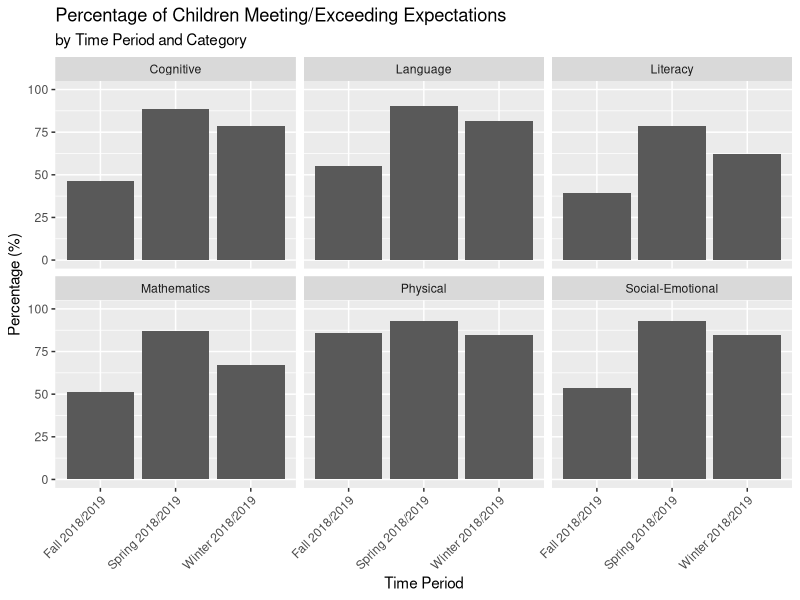
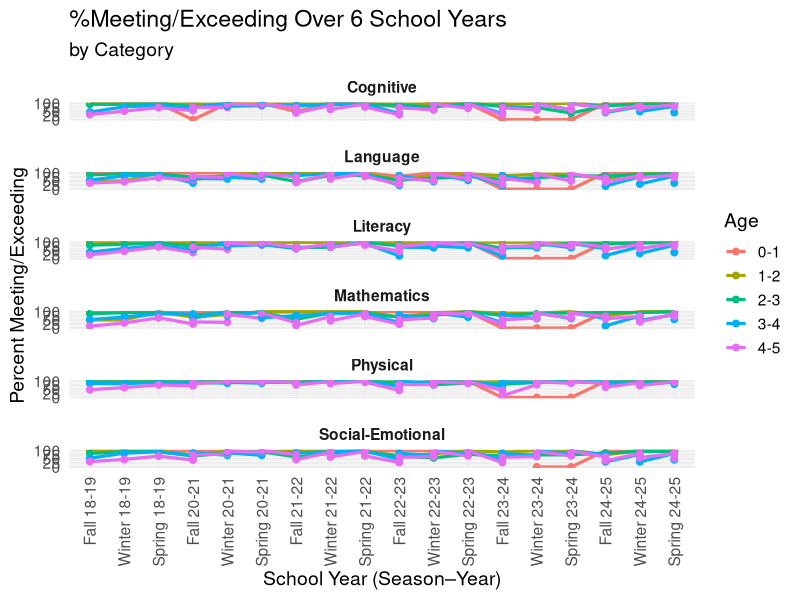
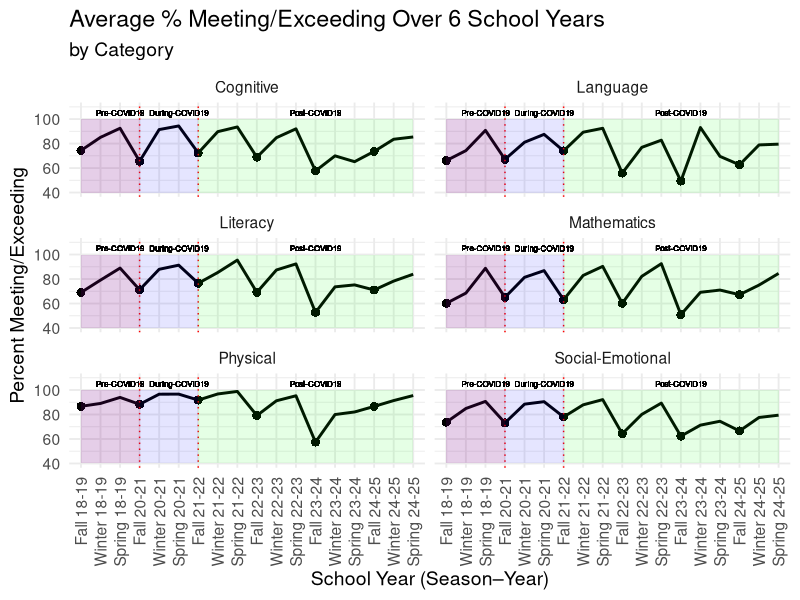
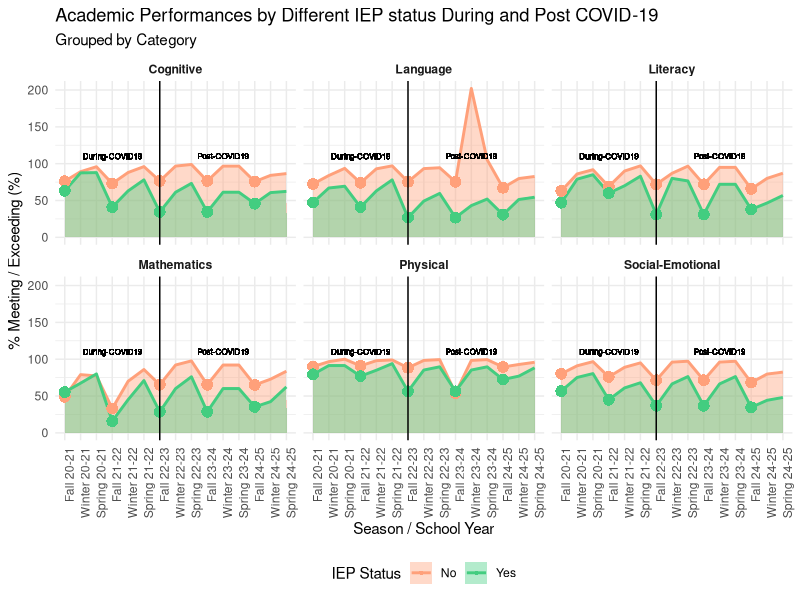
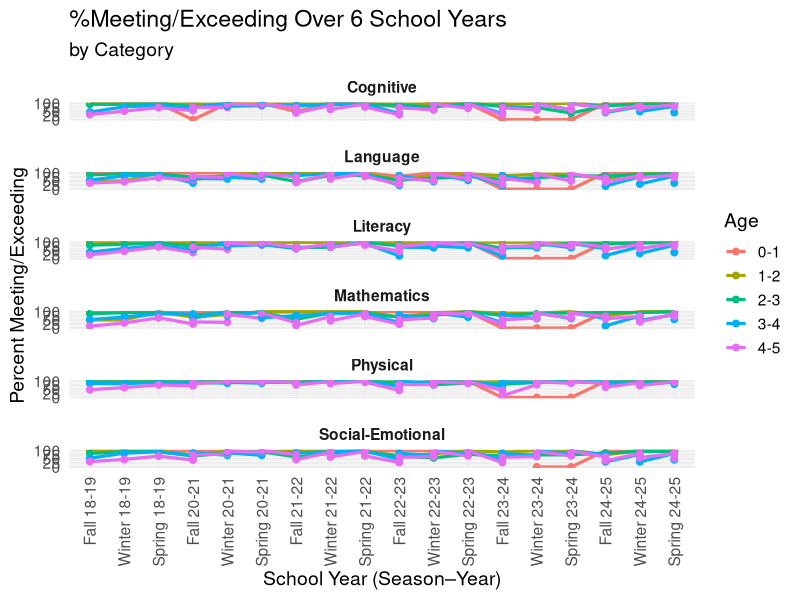
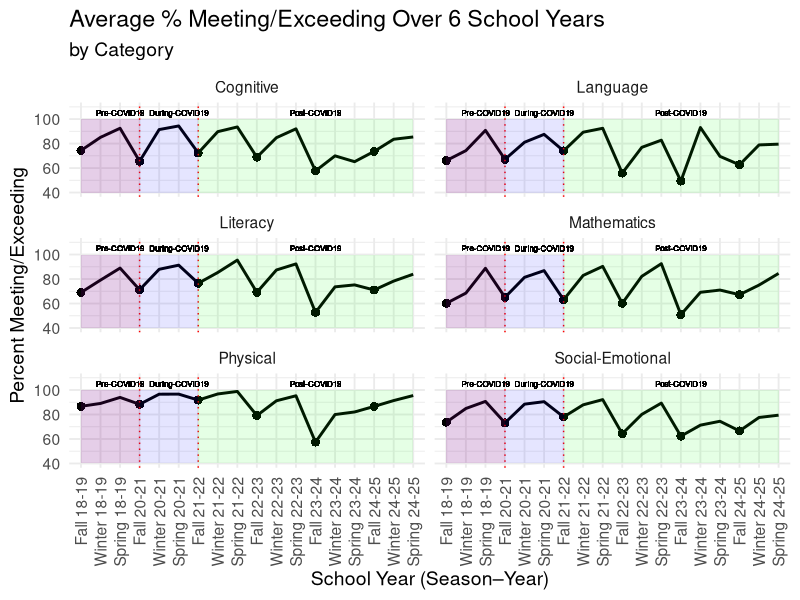
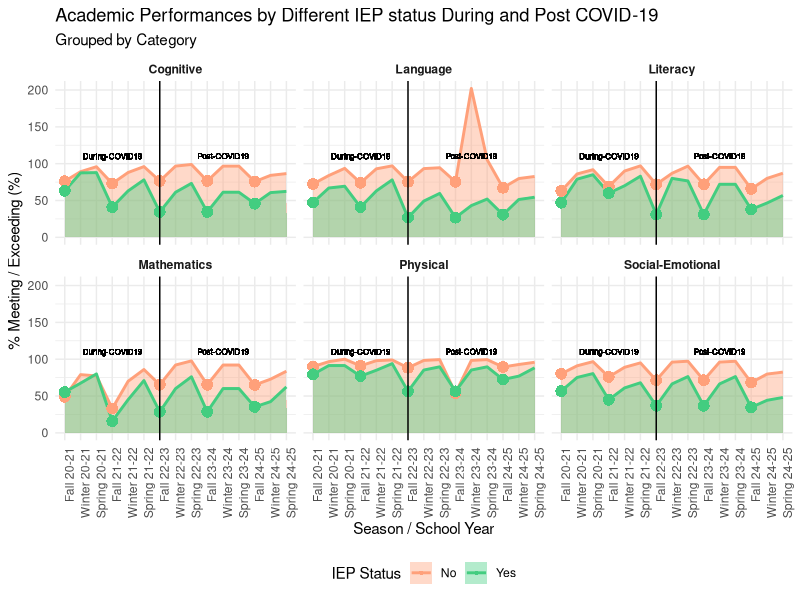

Source code (R) for these figures, in order:
## ---- chunk 1
library(tidyverse)
library(broom)
library(readxl)
library(dplyr)
library(skimr)
## ---- chunk 2
prof_2018_2019 <- read_excel("../data/ignore/file_show.xlsx")
## ---- chunk 3
glimpse(prof_2018_2019)
## ---- chunk 4
skim(prof_2018_2019)
## ---- chunk 5
categorized_data_2018_2019 <- prof_2018_2019 |>
  group_by(`Time Period`, `Category`) |>
  summarise(
    `Total # Children` = sum(`# Children`, na.rm = TRUE), 
    `Meeting / Exceeding Children` = sum(`# Meeting / Exceeding`, na.rm = TRUE), 
    `% percentage` = round(`Meeting / Exceeding Children` / `Total # Children` * 100, 2),
    .groups = "drop"
  )
## ---- chunk 6
ggplot(categorized_data_2018_2019, aes(x = `Time Period`, y = `% percentage`)) +
  geom_col() +
  facet_wrap(~ `Category`) +
  ylim(0, 100) +
  labs(
    title = "Percentage of Children Meeting/Exceeding Expectations",
    subtitle = "by Time Period and Category",
    x = "Time Period",
    y = "Percentage (%)"
  ) + 
  theme(axis.text.x = element_text(angle = 45, hjust = 1))
## ---- chunk 7
X2018_2019 <- read_excel("../data/ignore/2018-2019.xlsx")
X2020_2021 <- read_excel("../data/ignore/2020-2021.xlsx")
X2021_2022 <- read_excel("../data/ignore/2021-2022.xlsx")
X2022_2023 <- read_excel("../data/ignore/2022-2023.xlsx")
X2023_2024 <- read_excel("../data/ignore/2023-2024.xlsx")
X2024_2025 <- read_excel("../data/ignore/2024-2025.xlsx")
## ---- chunk 8
general_data_table <- bind_rows(
  #for each year we need to first convert our number of children, number of meeting/exceeding, and percentage of meeting/exceeding in numerit values and create a year column that would help us with sorting and labeling
  X2018_2019 |>
    mutate(
      `# Children` = parse_number(as.character(`# Children`), na = c("N/A", "NA")), 
      `# Meeting / Exceeding` = parse_number(as.character(`# Meeting / Exceeding`), na = c("N/A", "NA")), 
      `% Meeting / Exceeding` = parse_number(as.character(`% Meeting / Exceeding`)), 
      year = "18-19"), 
  X2020_2021 |>
    mutate(
      `# Children` = parse_number(as.character(`# Children`), na = c("N/A", "NA")), 
      `# Meeting / Exceeding` = parse_number(as.character(`# Meeting / Exceeding`), na = c("N/A", "NA")), 
      `% Meeting / Exceeding` = parse_number(as.character(`% Meeting / Exceeding`)), 
      year = "20-21"), 
  X2021_2022|>
    mutate(
      `# Children` = parse_number(as.character(`# Children`), na = c("N/A", "NA")), 
      `# Meeting / Exceeding` = parse_number(as.character(`# Meeting / Exceeding`), na = c("N/A", "NA")), 
      `% Meeting / Exceeding` = parse_number(as.character(`% Meeting / Exceeding`)), 
      year = "21-22"), 
  X2022_2023|>
    mutate(
      `# Children` = parse_number(as.character(`# Children`), na = c("N/A", "NA")), 
      `# Meeting / Exceeding` = parse_number(as.character(`# Meeting / Exceeding`), na = c("N/A", "NA")), 
      `% Meeting / Exceeding` = parse_number(as.character(`% Meeting / Exceeding`)), 
      year = "22-23"), 
  X2023_2024|>
    mutate(
      `# Children` = parse_number(as.character(`# Children`), na = c("N/A", "NA")), 
      `# Meeting / Exceeding` = parse_number(as.character(`# Meeting / Exceeding`), na = c("N/A", "NA")), 
      `% Meeting / Exceeding` = parse_number(as.character(`% Meeting / Exceeding`), na = c("N/A", "NA", "#DIV/0!")), 
      year = "23-24"), 
  X2024_2025|>
    mutate(
      `# Children` = parse_number(as.character(`# Children`), na = c("N/A", "NA")), 
      `# Meeting / Exceeding` = parse_number(as.character(`# Meeting / Exceeding`), na = c("N/A", "NA")), 
      `% Meeting / Exceeding` = parse_number(as.character(`% Meeting / Exceeding`)), 
      year = "24-25")
  ) |>
  #shortening and simplifying the label for each school year and trimester
  mutate(
    season = case_when(
      str_detect(`Time Period`, "Fall") ~ "Fall",
      str_detect(`Time Period`, "Winter") ~ "Winter",
      str_detect(`Time Period`, "Spring") ~ "Spring"
    ),
    label = paste(season, year),
    #sorting for chronological order taking the beginning of the school year and the code for each season (Fall - 1, Winter - 2, Spring - 3)
    #e.g. Fall 2018-2019 -> 181, Winter 2021-2022 -> 212
    sort_num = as.numeric(str_sub(year, 1, 2)) * 10 + match(season, c("Fall","Winter","Spring")) 
  )
#ordering our data chronologically
general_data_table <- general_data_table |>
  mutate(
    label = fct_reorder(label, sort_num)
  )
## ---- chunk 9
general_data_plot <- ggplot(general_data_table, aes(x = label, y = `% Meeting / Exceeding`, color = Age, group = Age)) +
  geom_line(size = 1.1) +
  geom_point(size = 2) +
  facet_wrap(~ Category, ncol = 1) +
  ylim(0, 100)+
  labs(
    title = "%Meeting/Exceeding Over 6 School Years",
    subtitle = "by Category",
    x = "School Year (Season–Year)",
    y = "Percent Meeting/Exceeding"
  ) +
  theme_minimal(base_size = 14) +
  theme(
    axis.text.x = element_text(angle = 90, hjust = 1, vjust = 0.5),
    strip.text = element_text(face = "bold"),
    panel.spacing = unit(1, "lines")
  )

general_data_plot

#saving
ggsave("general_plot.png", general_data_plot, width = 10, height = 20, dpi = 300)
## ---- chunk 10
#creating a new column that would help us highlight the beginning of the school year
average_general_data_table <- general_data_table |>
  mutate(is_fall = (`season` == "Fall"))

#calculating the average of all age groups' seasonal performance
average_general_data_table <- average_general_data_table |>
  group_by(Category, label, sort_num, is_fall) |>
  summarise(
    `Avg Meeting Exceeding` = mean(`% Meeting / Exceeding`, na.rm = TRUE),
    .groups = "drop"
  )

#plotting
average_general_data_plot <- ggplot(average_general_data_table, aes(x = label, y = `Avg Meeting Exceeding`, group = Category)) +
  geom_line(size = 1) +
  geom_point(aes(size = ifelse(is_fall, 4, NA)), shape = 20, stroke = 0) +
  geom_vline(xintercept = "Fall 20-21", linetype = "dotted", color = "red")+
  geom_vline(xintercept = "Fall 21-22", linetype = "dotted", color = "red")+
  annotate("rect", xmin="Fall 18-19", xmax="Fall 20-21", ymin = 40, ymax = 100, alpha = 0.1, fill = "red")+
  annotate("rect", xmin="Fall 18-19", xmax="Fall 21-22", ymin = 40, ymax = 100, alpha = 0.1, fill = "blue")+
  annotate("rect", xmin="Fall 21-22", xmax="Spring 24-25", ymin = 40, ymax = 100, alpha = 0.1, fill = "green")+
  geom_text( 
    aes(x = "Spring 18-19", y = 105, label = "Pre-COVID19"),
    size = 2) +
  geom_text( 
    aes(x = "Spring 20-21", y = 105, label = "During-COVID19"),
    size = 2) +
  geom_text( 
    aes(x = "Fall 23-24", y = 105, label = "Post-COVID19"),
    size = 2) +
  facet_wrap(~ Category, ncol = 2) +
  ylim(40, 110)+
  labs(
    title = "Average % Meeting/Exceeding Over 6 School Years",
    subtitle = "by Category",
    x = "School Year (Season–Year)",
    y = "Percent Meeting/Exceeding"
  ) +
  theme_minimal(base_size = 14) +
  theme(
    axis.text.x = element_text(angle = 90, hjust = 1, vjust = 0.5),
    legend.position = "none"
  )

average_general_data_plot

#saving
ggsave("average_general_plot.png", average_general_data_plot, width = 15, height = 10, dpi = 300)
## ---- chunk 11
# filter 0-1 age group and calculate percentages
data <- general_data_table |>
filter(Age != "0-1") |>
drop_na() |>
group_by(year, Category, Age) |>
summarise(percent = sum(`# Meeting / Exceeding`) / sum(`# Children`) * 100, .groups = "drop") |>
mutate( covid_period = case_when(
year == "2019" ~ "Before COVID",
year %in% c("2021", "2022") ~ "During COVID",
TRUE ~ "After COVID"
  ),
covid_period = factor(covid_period, levels = c("Before COVID", "During COVID", "After COVID"))
)


## ---- chunk 12
all_year <- general_data_table |>
  mutate(IEP = na_if(IEP, "N/A")) |>
  filter(!is.na(IEP))

IEP_data <- all_year |>
  mutate(is_fall = (`season` == "Fall"))

IEP_data <- IEP_data |>
  group_by(Category, label, sort_num, is_fall, IEP) |>
  summarise(
    `Avg IEP Meeting Exceeding` = mean(`% Meeting / Exceeding`, na.rm = TRUE),
    .groups = "drop"
  )

iep_graph <- ggplot(
  IEP_data,
  aes(x = `label`, y = `Avg IEP Meeting Exceeding`, fill = IEP, group = IEP)
) +
  geom_area(position = "identity", alpha = 0.4) +
  geom_line(aes(color = IEP), size = 1) +
  geom_point(aes(size = ifelse(is_fall, 4, NA)), shape = 21 , stroke = 0) +
  geom_vline(xintercept = "Fall 22-23") +
  geom_text( 
    aes(x = "Winter 23-24", y = 110, label = "Post-COVID19"),
    size = 2) +
  geom_text( 
    aes(x = "Fall 21-22", y = 110, label = "During-COVID19"),
    size = 2) +
  facet_wrap(~ Category) +
  labs(
    title = "Academic Performances by Different IEP status During and Post COVID-19",
    x = "Season / School Year",
    y = "% Meeting / Exceeding (%)",
    subtitle = "Grouped by Category ",
    fill = "IEP Status",
    color = "IEP Status"
  ) +
  scale_size_identity(guide = "none") +
  scale_color_manual(
    values = c(
      "No" = "lightsalmon", 
      "Yes" = "seagreen3"
    ) 
  ) +
  scale_fill_manual(
     values = c(
      "No" = "lightsalmon", 
      "Yes" = "seagreen3"
    ) 
  ) +
  theme_minimal() +
  theme(
    axis.text.x = element_text(angle = 90, hjust = 1),
    legend.position = "bottom",
    strip.text = element_text(face = "bold")
  )

iep_graph

ggsave("iep_impact.png", iep_graph, width = 15, height = 10, dpi = 300)
